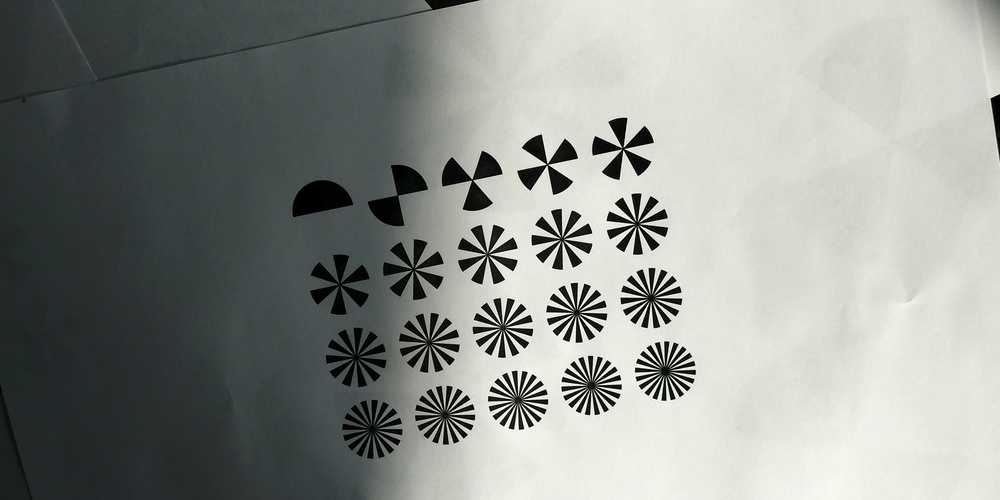
#> input picture media/pic2.jpg, 1000 x 500 px, shrunk from 4160 x 2080 before the run, found by its file name
$ python findMarkerInImage.py   (older library calls are emulated)
#> lines starting #> are read from the running program, lines starting #| are printed output that depends on the picture; after the words box and inside, x2 and y2 are one past the last pixel; in counts of white or black regions, pixels touching at a corner belong together
### MarkerTracker.py
# -*- coding: utf-8 -*-
"""
Marker tracker for locating n-fold edges in images using convolution.

@author: Henrik Skov Midtiby
"""
import cv2
import numpy as np
import math
from MarkerPose import MarkerPose


class MarkerTracker:
    """
    Purpose: Locate a certain marker in an image.
    """

    def __init__(self, order, kernel_size, scale_factor):
        self.kernel_size = kernel_size
        (kernel_real, kernel_imag) = self.generate_symmetry_detector_kernel(order, kernel_size)

        self.order = order
        self.mat_real = kernel_real / scale_factor
        self.mat_imag = kernel_imag / scale_factor

        self.frame_real = None
        self.frame_imag = None
        self.last_marker_location = None
        self.orientation = None
        self.track_marker_with_missing_black_leg = True

        # Create kernel used to remove arm in quality-measure
        (kernel_remove_arm_real, kernel_remove_arm_imag) = self.generate_symmetry_detector_kernel(1, self.kernel_size)
        self.kernelComplex = np.array(kernel_real + 1j*kernel_imag, dtype=complex)
        self.KernelRemoveArmComplex = np.array(kernel_remove_arm_real + 1j*kernel_remove_arm_imag, dtype=complex)

        # Values used in quality-measure
        absolute = np.absolute(self.kernelComplex)
        self.threshold = 0.4*absolute.max()
        self.quality = None
        self.y1 = int(math.floor(float(self.kernel_size)/2))
        self.y2 = int(math.ceil(float(self.kernel_size)/2))
        self.x1 = int(math.floor(float(self.kernel_size)/2))
        self.x2 = int(math.ceil(float(self.kernel_size)/2))

        # Information about the located marker.
        self.pose = None

    @staticmethod
    def generate_symmetry_detector_kernel(order, kernel_size):
        # type: (int, int) -> numpy.ndarray
        value_range = np.linspace(-1, 1, kernel_size)
        temp1 = np.meshgrid(value_range, value_range)
        kernel = temp1[0] + 1j * temp1[1]

        magnitude = abs(kernel)
        kernel = np.power(kernel, order)
        kernel = kernel * np.exp(-8 * magnitude ** 2)

        return np.real(kernel), np.imag(kernel)

    def locate_marker(self, frame):
        self.frame_real = frame.copy()
        self.frame_imag = frame.copy()

        # Calculate convolution and determine response strength.
        self.frame_real = cv2.filter2D(self.frame_real, cv2.CV_32F, self.mat_real)
        self.frame_imag = cv2.filter2D(self.frame_imag, cv2.CV_32F, self.mat_imag)
        frame_real_squared = cv2.multiply(self.frame_real, self.frame_real, dtype=cv2.CV_32F)
        frame_imag_squared = cv2.multiply(self.frame_imag, self.frame_imag, dtype=cv2.CV_32F)
        self.frame_sum_squared = cv2.add(frame_real_squared, frame_imag_squared, dtype=cv2.CV_32F)

        min_val, max_val, min_loc, max_loc = cv2.minMaxLoc(self.frame_sum_squared)
        self.last_marker_location = max_loc
        self.determine_marker_orientation(frame)
        self.determine_marker_quality(frame)

        self.pose = MarkerPose(max_loc[0], max_loc[1], self.orientation, self.quality, self.order)
        return self.pose

    def determine_marker_orientation(self, frame):
        (xm, ym) = self.last_marker_location
        real_value = self.frame_real[ym, xm]
        imag_value = self.frame_imag[ym, xm]
        self.orientation = (math.atan2(-real_value, imag_value) - math.pi / 2) / self.order

        max_value = 0
        max_orientation = 0
        search_distance = self.kernel_size / 3
        for k in range(self.order):
            orient = self.orientation + 2 * k * math.pi / self.order
            xm2 = int(xm + search_distance * math.cos(orient))
            ym2 = int(ym + search_distance * math.sin(orient))
            try:
                intensity = frame[ym2, xm2]
                if intensity > max_value:
                    max_value = intensity
                    max_orientation = orient
            except Exception as e:
                print("determineMarkerOrientation: error: %d %d %d %d" % (ym2, xm2, frame.shape[1], frame.shape[0]))
                print(e)
                pass

        self.orientation = self.limit_angle_to_range(max_orientation)

    @staticmethod
    def limit_angle_to_range(angle):
        while angle < math.pi:
            angle += 2 * math.pi
        while angle > math.pi:
            angle -= 2 * math.pi
        return angle

    def determine_marker_quality(self, frame):
        (bright_regions, dark_regions) = self.generate_template_for_quality_estimator()
        # cv2.imshow("bright_regions", 255*bright_regions)
        # cv2.imshow("dark_regions", 255*dark_regions)

        try:
            frame_img = self.extract_window_around_maker_location(frame)
            (bright_mean, bright_std) = cv2.meanStdDev(frame_img, mask=bright_regions)
            (dark_mean, dark_std) = cv2.meanStdDev(frame_img, mask=dark_regions)

            mean_difference = bright_mean - dark_mean
            normalised_mean_difference = mean_difference / (0.5*bright_std + 0.5*dark_std)
            # Ugly hack for translating the normalised_mean_differences to the range [0, 1]
            temp_value_for_quality = 1 - 1/(1 + math.exp(0.75*(-7+normalised_mean_difference)))
            self.quality = temp_value_for_quality
        except Exception as e:
            print("error")
            print(e)
            self.quality = 0.0
            return

    def extract_window_around_maker_location(self, frame):
        (xm, ym) = self.last_marker_location
        frame_tmp = np.array(frame[ym - self.y1:ym + self.y2, xm - self.x1:xm + self.x2])
        frame_img = frame_tmp.astype(np.uint8)
        return frame_img

    def generate_template_for_quality_estimator(self):
        phase = np.exp((self.limit_angle_to_range(-self.orientation)) * 1j)
        angle_threshold = 3.14 / (2 * self.order)
        t3 = np.angle(self.KernelRemoveArmComplex * phase) < angle_threshold
        t4 = np.angle(self.KernelRemoveArmComplex * phase) > -angle_threshold

        signed_mask = 1 - 2 * (t3 & t4)
        adjusted_kernel = self.kernelComplex * np.power(phase, self.order)
        if self.track_marker_with_missing_black_leg:
            adjusted_kernel *= signed_mask
        bright_regions = (adjusted_kernel.real < -self.threshold).astype(np.uint8)
        dark_regions = (adjusted_kernel.real > self.threshold).astype(np.uint8)

        return bright_regions, dark_regions

### MarkerPose.py
# -*- coding: utf-8 -*-
"""
Created on Tue May 13 19:38:43 2014

@author: henrik
"""


class MarkerPose:
    def __init__(self, x, y, theta, quality, order = None):
        self.x = x
        self.y = y
        self.theta = theta
        self.quality = quality
        self.order = order

    def scale_position(self, scale_factor):
        self.x = self.x * scale_factor
        self.y = self.y * scale_factor

### findMarkerInImage.py
import cv2
import MarkerTracker
import math

### Constants ###########
order_of_marker_input = 12
size_of_kernel_input = 30
path_to_image = '/home/blaise/Desktop/MSc/2_sem_robotics/gitRepo/marker_tracking/marker_tracking/media/pic2.jpg'
#path_to_image = '/media/pic1.jpg'
path_to_vid = '/media/vid1.jpg'
track_orientation = False

def annotate_frame_with_detected_marker(frame, marker_pose, order_of_marker_input, size_of_kernel_input,
                                        track_orientation):
    line_width_of_circle = 20
    if marker_pose.quality > 0.5:
        marker_color = (0, 255, 0)
    else:
        marker_color = (255, 0, 255)
    cv2.circle(frame, (marker_pose.x, marker_pose.y), int(size_of_kernel_input / 2),
               marker_color, line_width_of_circle)

    dist = 50
    direction_line_width = 1
    if track_orientation:
        # Mark the orientation of the detected marker
        point1 = (marker_pose.x, marker_pose.y)
        point2 = (math.trunc(marker_pose.x + dist * math.cos(marker_pose.theta)),
                  math.trunc(marker_pose.y + dist * math.sin(marker_pose.theta)))

        cv2.line(frame, point1, point2, marker_color, direction_line_width)
    else:
        point1 = (marker_pose.x, marker_pose.y)
        theta = marker_pose.theta
        for k in range(order_of_marker_input):
            theta += 2 * math.pi / order_of_marker_input
            point2 = (math.trunc(marker_pose.x + dist * math.cos(theta)),
                      math.trunc(marker_pose.y + dist * math.sin(theta)))

            cv2.line(frame, point1, point2, marker_color, direction_line_width)

def main():
    image = cv2.imread(path_to_image,0)
    tracker = MarkerTracker.MarkerTracker(order_of_marker_input,
                                          size_of_kernel_input, 1.0)

    tracker.track_marker_with_missing_black_leg = track_orientation

    marker_pose = tracker.locate_marker(image)
#> in locate_marker, `self.frame_real = cv2.filter2D(self.frame_real, cv2.CV_32F, self.mat_r..`:
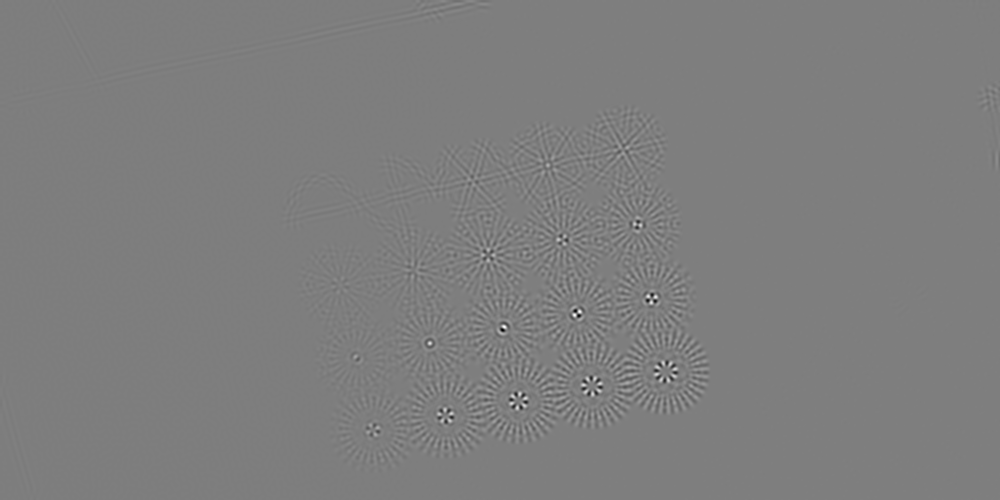
#> self.frame_real: shape (500, 1000) float32; min -7.1, max 7.29, mean 0.0275; drawn with min black and max white
#> in locate_marker, `frame_real_squared = cv2.multiply(self.frame_real, self.frame_real, dt..`:
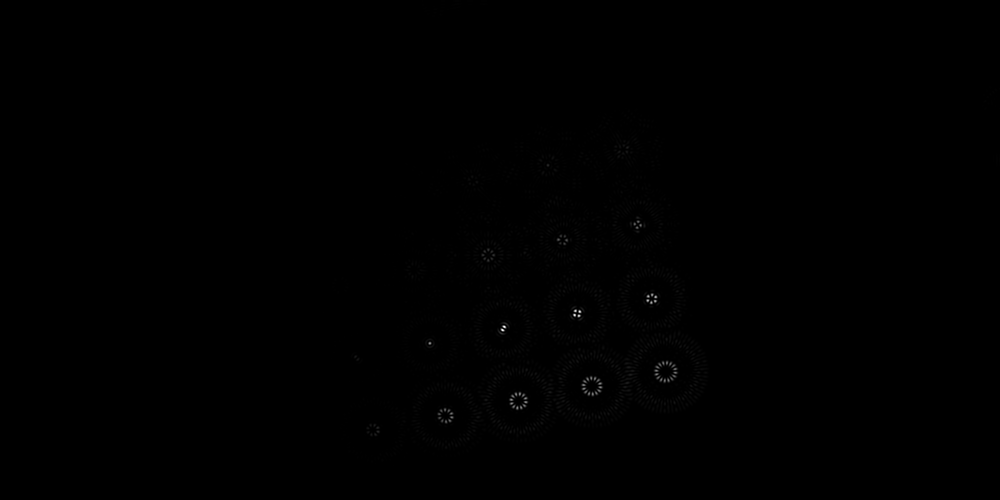
#> frame_real_squared: shape (500, 1000) float32; min 1.39e-15, max 53.13, mean 0.1; drawn with min black and max white
#> in locate_marker, `min_val, max_val, min_loc, max_loc = cv2.minMaxLoc(self.frame_sum_squa..`: min_val = 2.67e-09; max_val = 74.31; min_loc = (65, 424); max_loc = (429, 343)
#> in determine_marker_orientation, `(xm, ym) = self.last_marker_location`: xm = 429; ym = 343
#> in determine_marker_orientation, `real_value = self.frame_real[ym, xm]`: real_value = 5.4
#> in determine_marker_orientation, `imag_value = self.frame_imag[ym, xm]`: imag_value = -6.72
#> in determine_marker_orientation, `self.orientation = (math.atan2(-real_value, imag_value) - math.pi / 2)..`: self.orientation = -0.336
#> the loop in determine_marker_orientation, `for k in range(self.order):` made 12 passes
#> (orient, xm2, ym2, intensity, max_value, max_orientation) on passes 1, 6: (-0.336, 438, 339, 16, 16, -0.336), (2.28, 422, 350, 21, 21, 2.28)
#> after the loop in determine_marker_orientation, `for k in range(self.order):`: max_orientation = 2.28; max_value = 21
#> the loop in limit_angle_to_range, `while angle < math.pi:` made 1 pass
#> angle on pass 1: 8.56
#> after the loop in limit_angle_to_range, `while angle < math.pi:`: angle = 8.56
#> the loop in limit_angle_to_range, `while angle > math.pi:` made 1 pass
#> angle on pass 1: 2.28
#> after the loop in limit_angle_to_range, `while angle > math.pi:`: angle = 2.28
#> in generate_template_for_quality_estimator, `t3 = np.angle(self.KernelRemoveArmComplex * phase) < angle_threshold`:
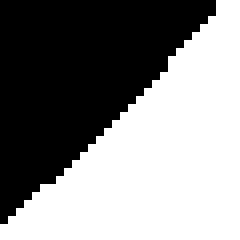
#> t3: shape (30, 30) bool (shown 8 times larger); 53.3% white; 1 black region, box (x1, y1, x2, y2) and area: (0, 0, 27, 28) 420
#> in generate_template_for_quality_estimator, `dark_regions = (adjusted_kernel.real > self.threshold).astype(np.uint8)`:
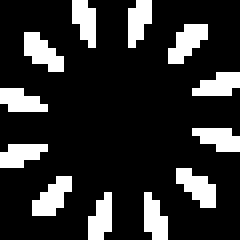
#> dark_regions: shape (30, 30) (shown 8 times larger); values 0 (black) and 1 (white), 18.2% white in thin lines or dots
#> in extract_window_around_maker_location, `(xm, ym) = self.last_marker_location`: xm = 429; ym = 343
#> in extract_window_around_maker_location, `frame_tmp = np.array(frame[ym - self.y1:ym + self.y2, xm - self.x1:xm ..`:
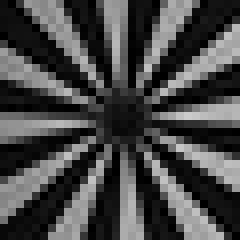
#> frame_tmp: shape (30, 30) (shown 8 times larger); min 0, max 203, mean 71.2
#> in determine_marker_quality, `(bright_mean, bright_std) = cv2.meanStdDev(frame_img, mask=bright_regi..`: bright_mean = [157.6]; bright_std = [19.77]
#> in determine_marker_quality, `(dark_mean, dark_std) = cv2.meanStdDev(frame_img, mask=dark_regions)`: dark_mean = [11.91]; dark_std = [7.51]
#> in determine_marker_quality, `mean_difference = bright_mean - dark_mean`: mean_difference = [145.7]
#> in determine_marker_quality, `normalised_mean_difference = mean_difference / (0.5*bright_std + 0.5*d..`: normalised_mean_difference = [10.68]
#> in determine_marker_quality, `temp_value_for_quality = 1 - 1/(1 + math.exp(0.75*(-7+normalised_mean_..`: temp_value_for_quality = 0.94
#> in __init__, `self.theta = theta`: self.theta = 2.28


    annotate_frame_with_detected_marker(image,marker_pose,
                                        order_of_marker_input,
                                        size_of_kernel_input,
                                        track_orientation)
#> in annotate_frame_with_detected_marker, `cv2.circle(frame, (marker_pose.x, marker_pose.y), int(size_of_kernel_i..`:
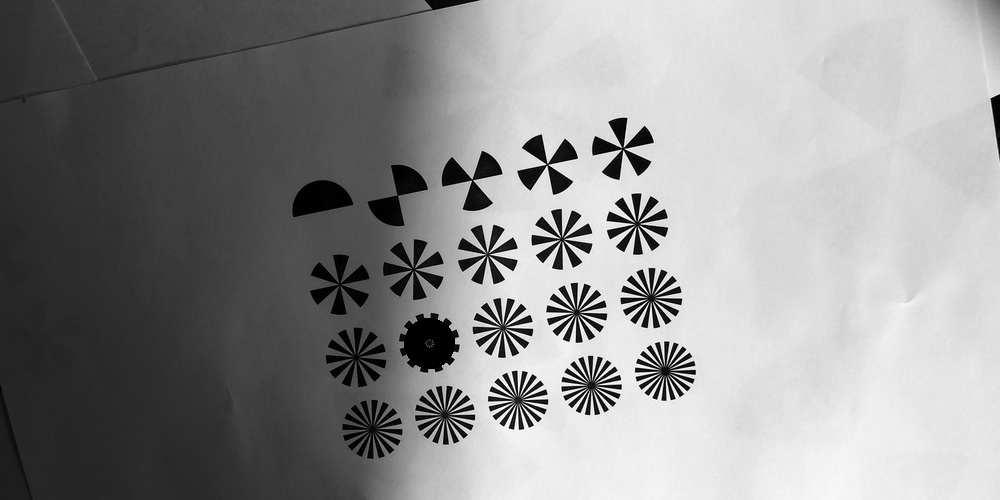
#> frame: shape (500, 1000); min 0, max 255, mean 142.6
#> the loop in annotate_frame_with_detected_marker, `for k in range(order_of_marker_input):` made 12 passes
#> (theta, point2) on passes 1 to 8: (2.81, (381, 359)), (3.33, (379, 333)), (3.85, (391, 310)), (4.38, (412, 295)), (4.9, (438, 293)), (5.42, (461, 305)), (5.95, (476, 326)), (6.47, (478, 352))
#> after the loop in annotate_frame_with_detected_marker, `for k in range(order_of_marker_input):`:
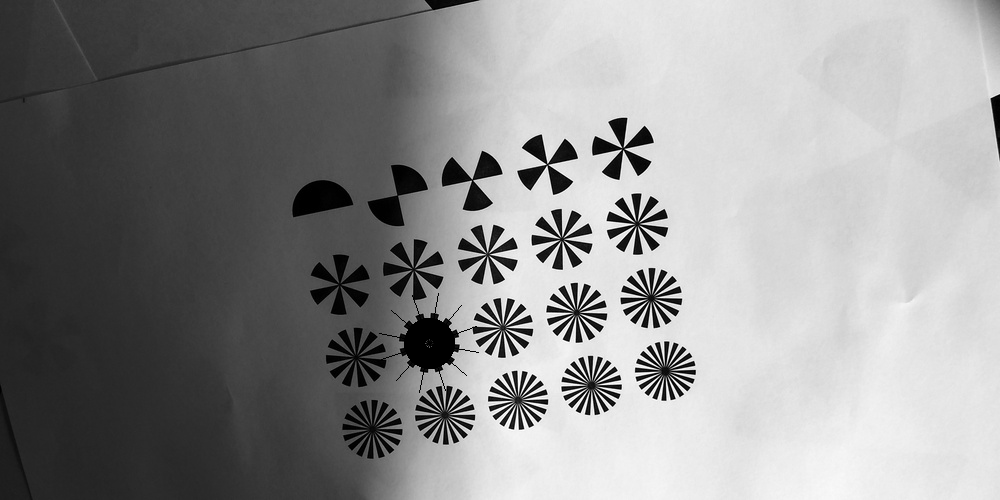
#> frame: shape (500, 1000); 0.06% of pixels changed, all inside (x1, y1, x2, y2) = (379, 293, 479, 393)
#> after the loop in annotate_frame_with_detected_marker, `for k in range(order_of_marker_input):`: theta = 8.56

    '''
    norm_image = cv2.normalize(tracker.frame_sum_squared,None,aplha=0,
                               beta=1,norm_type=cv2.NORM_MINMAX,
                               dtype=cv2.CV_32F)


    cv2.imshow('Response',norm_image)
    '''
    print(marker_pose)
#> (printed output is left out)
    cv2.imshow('Image',image)
    cv2.imwrite('/home/blaise/Desktop/MSc/2_sem_robotics/gitRepo/marker_tracking/MarkerLocator/media/pic1_tracked.jpg', image)

if __name__ == '__main__':
    main()

$ run again, with media/pic1.jpg copied over media/pic2.jpg
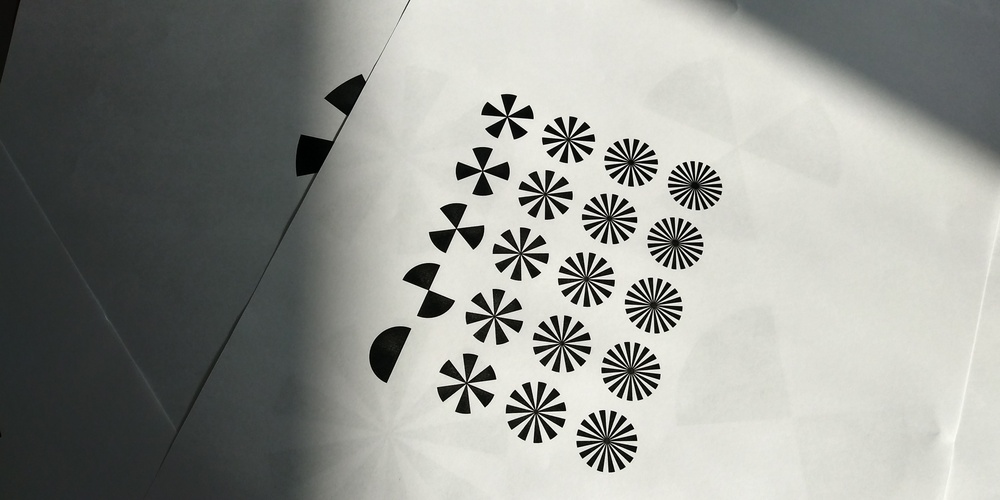
#> input picture media/pic1.jpg, 1000 x 500 px, shrunk from 4160 x 2080 before the run, found by its file name
#> in locate_marker, `self.frame_imag = cv2.filter2D(self.frame_imag, cv2.CV_32F, self.mat_i..`:
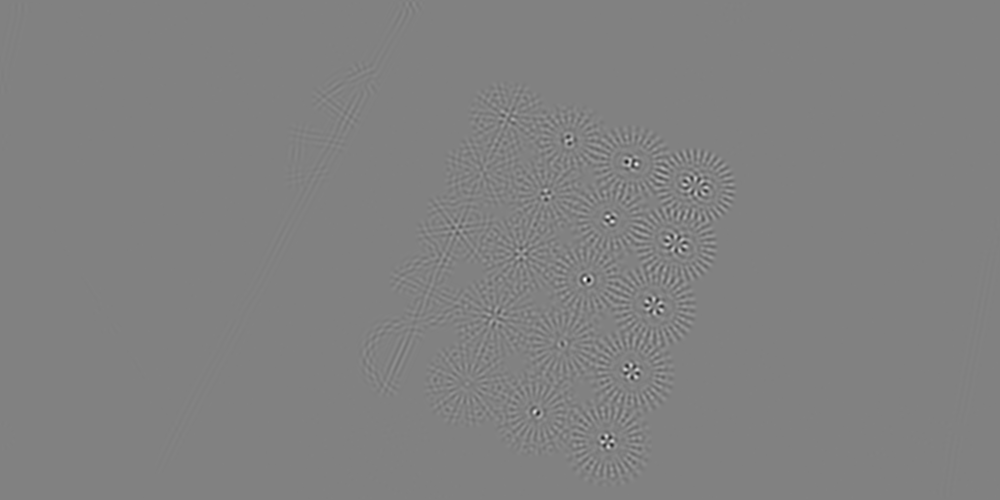
#> self.frame_imag: shape (500, 1000) float32; min -8.62, max 8.36, mean -4.63e-07; drawn with min black and max white
#> min_val = 3.84e-09; max_val = 134.1; min_loc = (192, 91); max_loc = (562, 343)
#> in determine_marker_orientation, `(xm, ym) = self.last_marker_location`: xm = 562; ym = 343
#> real_value = 11.12
#> imag_value = -3.23
#> in determine_marker_orientation, `self.orientation = (math.atan2(-real_value, imag_value) - math.pi / 2)..`: self.orientation = -0.285
#> the loop in determine_marker_orientation, `for k in range(self.order):` made 12 passes
#> (orient, xm2, ym2, intensity, max_value, max_orientation) on passes 1, 2, 4, 7, 9: (-0.285, 571, 340, 8, 8, -0.285), (0.238, 571, 345, 9, 9, 0.238), (1.29, 564, 352, 19, 19, 1.29), (2.86, 552, 345, 23, 23, 2.86), (3.9, 554, 336, 29, 29, 3.9)
#> after the loop in determine_marker_orientation, `for k in range(self.order):`: max_orientation = 3.9; max_value = 29
#> after the loop in limit_angle_to_range, `while angle < math.pi:`: angle = 3.9
#> the loop in limit_angle_to_range, `while angle > math.pi:` made 1 pass
#> angle on pass 1: -2.38
#> after the loop in limit_angle_to_range, `while angle > math.pi:`: angle = -2.38
#> t3: shape (30, 30) bool; 53.3% white; 1 black region, box (x1, y1, x2, y2) and area: (3, 0, 30, 29) 420
#> t4: shape (30, 30) bool; 52.6% white; 1 black region, box (x1, y1, x2, y2) and area: (0, 4, 30, 30) 427
#> signed_mask: shape (30, 30) int64; values -1 (black) and 1 (white), 94.1% white; 1 black region, box (x1, y1, x2, y2) and area: (0, 0, 15, 15) 53
#> bright_regions: shape (30, 30); values 0 (black) and 1 (white), 17.8% white in thin lines or dots
#> dark_regions: shape (30, 30); values 0 (black) and 1 (white), 18.7% white in thin lines or dots
#> in extract_window_around_maker_location, `(xm, ym) = self.last_marker_location`: xm = 562; ym = 343
#> bright_mean = [215.9]; bright_std = [36.46]
#> dark_mean = [23.2]; dark_std = [15.47]
#> mean_difference = [192.7]
#> normalised_mean_difference = [7.42]
#> temp_value_for_quality = 0.579
#> self.theta = -2.38
#> the loop in annotate_frame_with_detected_marker, `for k in range(order_of_marker_input):` made 12 passes
#> (theta, point2) on passes 1 to 8: (-1.86, (547, 295)), (-1.33, (573, 294)), (-0.809, (596, 306)), (-0.285, (609, 328)), (0.238, (610, 354)), (0.762, (598, 377)), (1.29, (576, 390)), (1.81, (550, 391))
#> after the loop in annotate_frame_with_detected_marker, `for k in range(order_of_marker_input):`:
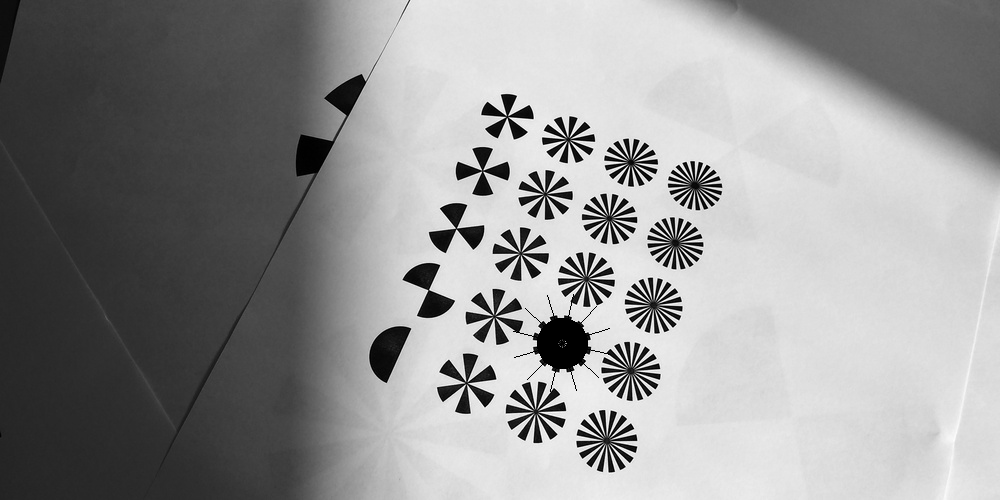
#> frame: shape (500, 1000); min 0, max 255, mean 147.2
#> after the loop in annotate_frame_with_detected_marker, `for k in range(order_of_marker_input):`: theta = 3.9
#> (printed output is left out)
